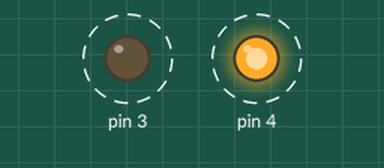
Recording of a sketch running on a simulated Arduino Uno, built with avr-gcc and run on an emulated ATmega328P. Parts: output pins drawn as LEDs (lit = HIGH). Dashed ring = blinking.

Above: at 0.5 s.
Timing chart, 0 to 4.6 s (numbered marks = the images above):
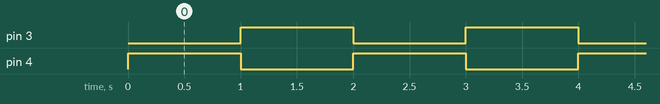

The sketch:

codigo.ino
```cpp
// C++ code
//
void setup()
{
  pinMode(4, OUTPUT);
  pinMode (3, OUTPUT);
}

void loop()
{
  digitalWrite(4, HIGH);
  digitalWrite(3, LOW);
  delay(1000);
 digitalWrite(4,LOW);
  digitalWrite(3,HIGH);
  delay(1000);
}
```

Measured:
- by itself, pin 3, pin 4: alternates HIGH for 1.0 s and LOW for 1.0 s
